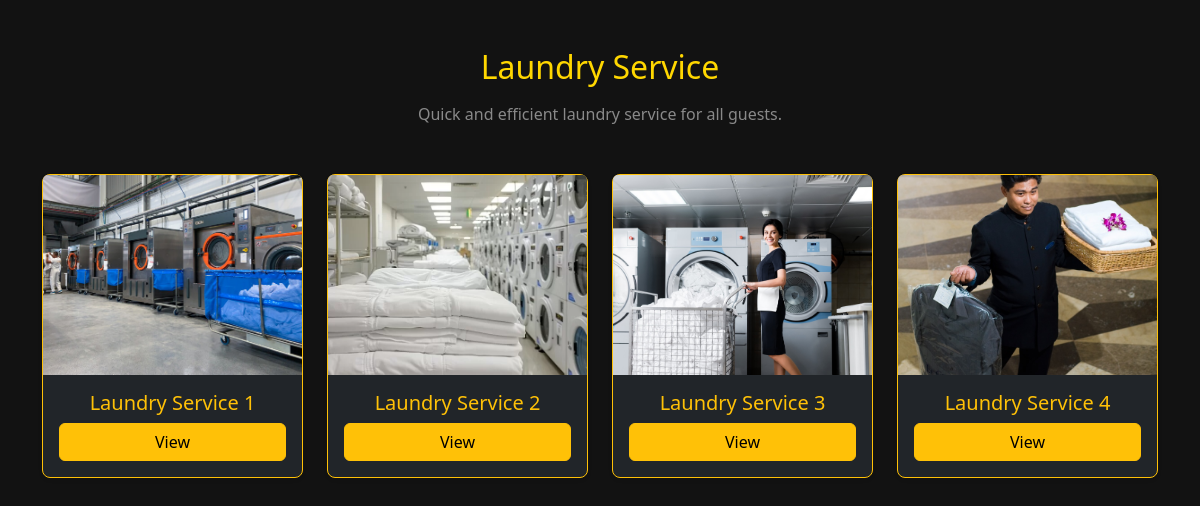
Page /service.php?id=5 on the committed database.
### tables this page shows
CREATE TABLE IF NOT EXISTS `services` (
  `id` int NOT NULL AUTO_INCREMENT,
  `service_name` varchar(100) NOT NULL,
  `description` varchar(500) NOT NULL,
  `image_path` varchar(255) NOT NULL,
  `cost` mediumtext NOT NULL,
  `featured_image` varchar(200) NOT NULL,
  PRIMARY KEY (`id`)
);

CREATE TABLE IF NOT EXISTS `service_images` (
  `id` int NOT NULL AUTO_INCREMENT,
  `service_id` int NOT NULL,
  `image_name` varchar(100) NOT NULL,
  `type` varchar(20) NOT NULL,
  `image_path` varchar(255) NOT NULL,
  `display_name` varchar(100) DEFAULT NULL,
  PRIMARY KEY (`id`)
);

### service.php (the view, shortened to what this page needs)
<?php
require "config/db-connect.php";
$serviceId = isset($_GET['id']) ? (int)$_GET['id'] : 0;
$stmtService = $pdo->prepare("SELECT * FROM services WHERE id = ?");
$stmtService->execute(array($serviceId));
$service = $stmtService->fetch(PDO::FETCH_ASSOC);
$stmtImages = $pdo->prepare("SELECT * FROM service_images WHERE service_id = ? ORDER BY id ASC");
$stmtImages->execute(array($serviceId));
$images = $stmtImages->fetchAll(PDO::FETCH_ASSOC);
$niceNames = array(
    'con1.jpg'=>'Grand Conference Hall','con2.jpg'=>'Main Hall','con3.jpg'=>'Executive Hall','con4.jpg'=>'Banquet Hall','con5.jpg'=>'Meeting Room',
    'meal1.jpg'=>'Continental Breakfast','meal2.jpg'=>'Gourmet Lunch',
    'gym1.jpg'=>'Fitness Zone','gym2.jpg'=>'Cardio Area','gym3.jpg'=>'Weight Room','gym4.jpg'=>'Yoga Studio','gym5.jpg'=>'Spa Lounge','gym6.jpg'=>'Sauna Room',
    'roof1.jpg'=>'Rooftop Lounge View','roof2.jpg'=>'Sunset Deck','roof3.jpg'=>'Open Terrace','roof4.jpg'=>'Skyline Seats','roof5.jpg'=>'Cocktail Corner',
    'cloth1.jpg'=>'Laundry Service 1','cloth2.jpg'=>'Laundry Service 2','cloth3.jpg'=>'Laundry Service 3','cloth4.jpg'=>'Laundry Service 4',
    'cin1.jpg'=>'Private Cinema 1','cin2.jpg'=>'Private Cinema 2','cin3.jpg'=>'Private Cinema 3','cin4.jpg'=>'Private Cinema 4',
    'bar1.jpg'=>'Luxury Bar 1','bar2.jpg'=>'Luxury Bar 2','bar3.jpg'=>'Luxury Bar 3','bar4.jpg'=>'Luxury Bar 4','bar5.jpg'=>'Luxury Bar 5',
    'swim1.jpg'=>'Poolside 1','swim2.jpg'=>'Poolside 2','swim3.jpg'=>'Poolside 3','swim4.jpg'=>'Poolside 4','swim5.jpg'=>'Poolside 5',
    'cake.jpg'=>'Wedding Cake','ice.jpg'=>'Ice Sculpture','ring.jpg'=>'Engagement Rings','jollof.jpg'=>'Jollof Rice','rice.jpg'=>'White Rice','burrito.jpg'=>'Burrito Platter',
    'food1.jpg'=>'Starter Platter','food2.jpg'=>'Main Course','food3.jpg'=>'Dessert Tray','food4.jpg'=>'Beverages','food5.jpg'=>'Fruit Basket',
    'wed.jpg'=>'Wedding Setup','wed2.jpg'=>'Ceremony Decoration','birthday.jpg'=>'Birthday Setup','event1.jpg'=>'Corporate Event','event2.jpg'=>'Anniversary Event','event3.jpg'=>'Gala Night','event4.jpg'=>'Party Event'
);
?>
<!DOCTYPE html>
<html lang="en">
<head>
<link rel="stylesheet" href="assets/bootstrap/css/bootstrap.min.css">
</head>
<body style="background-color:#121212; color:white;">
<div class="container py-5">
<h2 class="text-center mb-3" style="color:gold;"><?php echo $service['service_name']; ?></h2>
<p class="text-center text-white-50 mb-5"><?php echo $service['description']; ?></p>
<div class="row g-4">
<?php
foreach ($images as $img) {
    $filename = $img['image_name'];
    $displayName = isset($niceNames[$filename]) ? $niceNames[$filename] : $filename;
    $cost = '$500';
    $imgPath = $img['image_path'];
?>
    <div class="col-12 col-sm-6 col-md-4 col-lg-3">
        <div class="card bg-dark text-white border-warning h-100 shadow-sm rounded-3">
            <img src="<?php echo $imgPath; ?>" class="card-img-top" style="height:200px; object-fit:cover;">
            <div class="card-body text-center">
                <h5 class="text-warning"><?php echo $displayName; ?></h5>
                <?php if ($serviceId == 9) {  ?>
                    <p>Cost: <?php echo $cost; ?></p>
                    <button class="order-button btn btn-warning w-100">Order Now</button>
                    <div class="order-form" style="display:none; margin-top:10px;">
                        <form action="https://formspree.io/f/xwpwgkvj" method="POST">
                            <input type="hidden" name="food_order" value="<?php echo $displayName; ?>">
                            <input type="text" name="name" placeholder="Full Name" class="form-control mb-2" required>
                            <input type="text" name="room_number" placeholder="Room Number" class="form-control mb-2" required>
                            <input type="email" name="email" placeholder="Email" class="form-control mb-2" required>
                            <button type="submit" class="btn btn-warning w-100">Submit</button>
                        </form>
                    </div>
                <?php } else { ?>
                    <button class="order-button btn btn-warning w-100">View</button>
                <?php } ?>
            </div>
        </div>
    </div>
<?php } ?>
</div>
</div>
</body>
</html>

### rows in the picture
services: service_name "Laundry Service", description "Quick and efficient laundry service for all guests."
service_images: image_path (picture), image_name "Laundry Service 1"
service_images: image_path (picture), image_name "Laundry Service 2"
service_images: image_path (picture), image_name "Laundry Service 3"
service_images: image_path (picture), image_name "Laundry Service 4"
